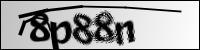
%> input picture Samples/CaptchaCA/001.png, 200 x 50 px
$ octave --eval "result = Corners(imread('../Samples/CaptchaCA/001.png'));"   (GNU Octave 9; MATLAB toolbox functions it lacks are replaced by stand-ins)
%> lines starting %> are read from the running program, lines starting %| are printed output that depends on the picture
### Matlab/Grayscale.m
function [ gs_img ] = Grayscale( img )
%GRAYSCALE Recebe uma imagem colorida e a retorna em escala de cinza.

gs_img = rgb2gray(img);

end

### Matlab/Corners.m
function [ C1 ] = Corners( img )
%CORNERS Summary of this function goes here
%   Detailed explanation goes here

if ndims(img) == 3
    gs_img = Grayscale(img);
else
    gs_img = img;
end

C1 = corner(gs_img);
C2 = corner(gs_img, 'MinimumEigenvalue');

figure,
imshow(gs_img);
hold on
plot(C1(:,1), C1(:,2), 'go'), title('Harris Corner Detection');

figure,
imshow(gs_img);
hold on
plot(C2(:,1), C2(:,2), 'cs'), title('Minimum Eigenvalue Corner Detection');

end
%> in Corners, `C1 = corner(gs_img);`: C1 = 80 rows, first 12: [199 49; 199 2; 2 49; 52 49; 2 2; 21 35; 130 42; 181 12; 20 17; 60 49; 30 23; 47 14]
%> in Corners, `C2 = corner(gs_img, 'MinimumEigenvalue');`: C2 = 100 rows, first 12: [199 49; 199 2; 53 49; 2 49; 130 42; 21 35; 20 17; 2 2; 34 28; 30 24; 127 28; 51 23]
%> in Corners, `title('Harris Corner Detection')`:
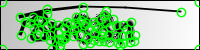
%> figure redrawn from the program's plot data; its title reads 'Harris Corner Detection'
%> `result = Corners(imread('../Samples/CaptchaCA/001.png'));`:
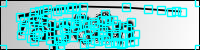
%> figure redrawn from the program's plot data; its title reads 'Minimum Eigenvalue Corner Detection'
%> `result = Corners(imread('../Samples/CaptchaCA/001.png'));`: result has the same summary as C1 in Corners
